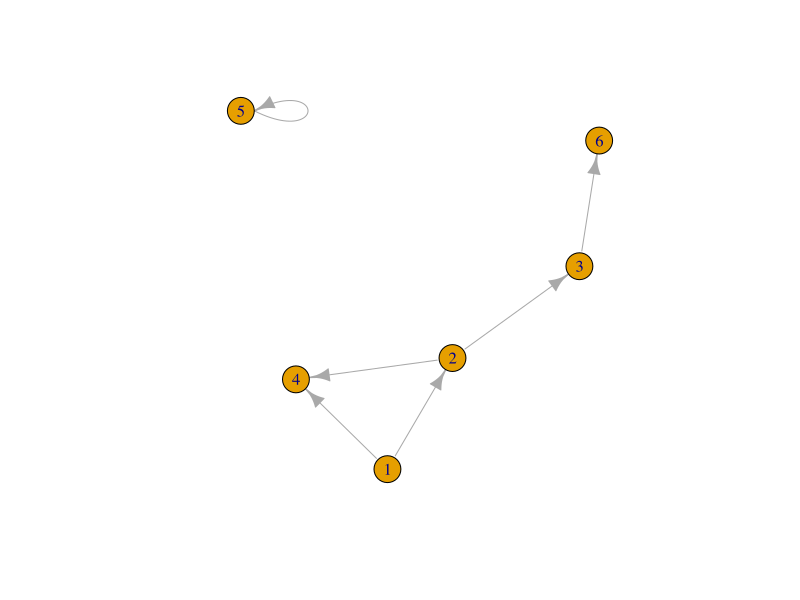
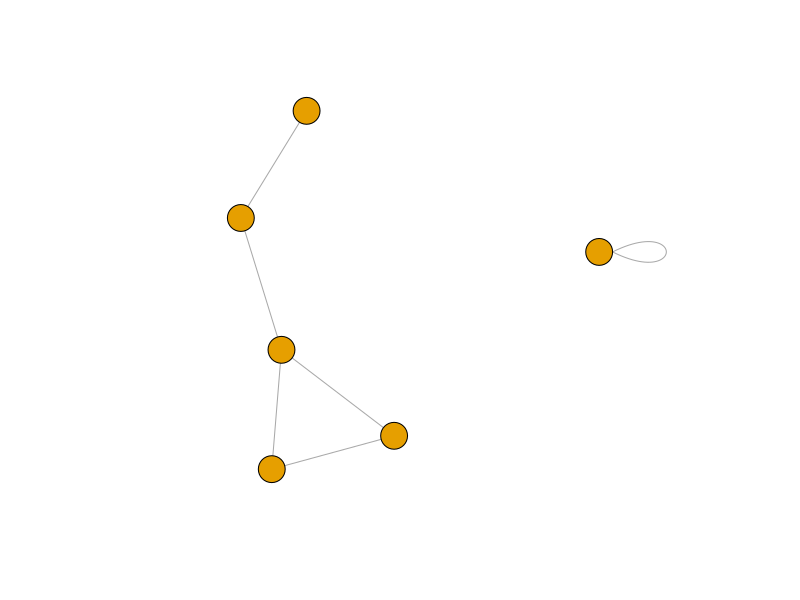
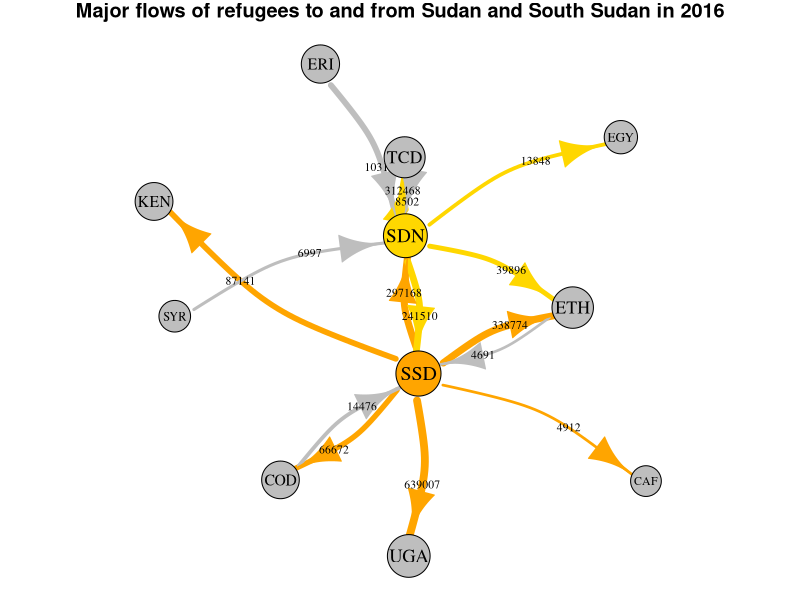

The R script that drew these images, in order:
## ---- chunk 1
knitr::opts_chunk$set(echo = TRUE)
## ---- chunk 2
library(igraph)
library(tidyverse)
## ---- chunk 3
gd <- graph(c(1,2, 2,3, 2,4, 1,4, 5,5, 3,6))
plot(gd)
## ---- chunk 4
gu <- graph(c(1,2, 2,3, 2,4, 1,4, 5,5, 3,6), directed=FALSE)
plot(gu, vertex.label=NA)
## ---- chunk 5
refugeedata <- read_delim("../../data/dataset-unhcr-refugees-data-sudan-south-sudan-2016.csv", "," )
## ---- chunk 6
edges <- refugeedata %>%
  drop_na() %>%
  select("ISO_A3_origin",
         "ISO_A3_residence",
         "Total_refugees") %>%
  rename("from"="ISO_A3_origin",
         "to"="ISO_A3_residence",
         "weight"="Total_refugees") %>%
  slice_max(n=15, order_by=weight)
## ---- chunk 7
nodesFrom <- edges %>%
  select("from") %>%
  distinct() %>%
  rename("country"="from")

nodesTo <- edges %>%
  select("to") %>%
  distinct() %>%
  rename("country"="to")

nodes <- bind_rows(nodesFrom, nodesTo) %>% 
  distinct()
## ---- chunk 8
# Generate ID's for all nodes
nodes$ID <- seq.int(nrow(nodes))

# Create the network object
net <- graph_from_data_frame(d=edges, vertices=nodes, directed=TRUE)
## ---- chunk 9
par(mar=c(0, 0, 1, 0))

V(net)$size <- log(strength(net)) + 4
E(net)$width <- log(edges$weight / 350)

edgesSSD <- incident(net, V(net)[name=="SSD"], mode="out")
edgesSDN <- incident(net, V(net)[name=="SDN"], mode="out")
ecol <- rep("gray", ecount(net))
ecol[edgesSSD] <- "orange"
ecol[edgesSDN] <- "gold"

vcol <- rep("gray", vcount(net))
vcol[V(net)$name=="SSD"] <- "orange"
vcol[V(net)$name=="SDN"] <- "gold"

l <- layout_with_lgl(net, maxiter=93)

plot(net, 
     main="Major flows of refugees to and from Sudan and South Sudan in 2016", 
     sub="Source: UNHCR, 2016", 
     layout=l,
     edge.color=ecol,
     edge.curved=.25, 
     edge.arrow.size=log(E(net)$weight)/6, 
     edge.label=E(net)$weight, 
     edge.label.color="black", 
     edge.label.cex=.7, 
     vertex.color=vcol, 
     vertex.label.color="black", 
     vertex.label.cex=log(strength(net))/12)
